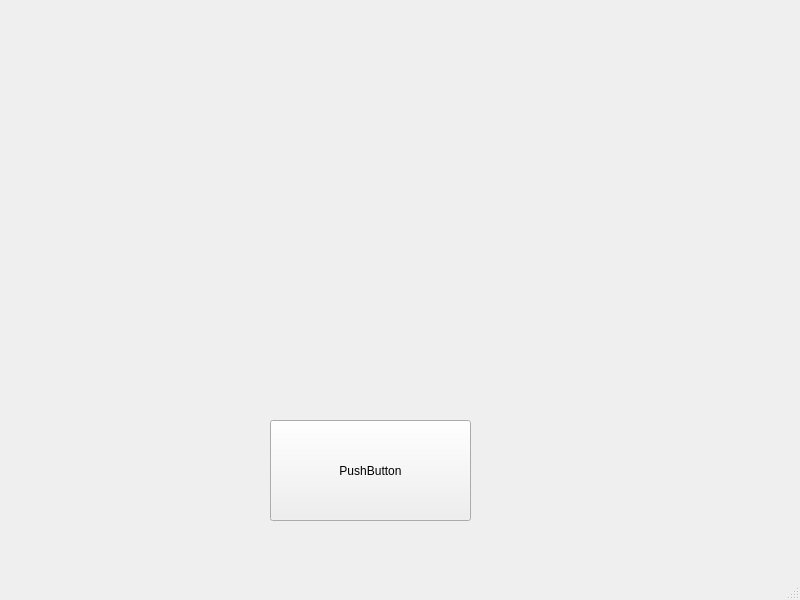
<?xml version="1.0" encoding="UTF-8"?>
<ui version="4.0">
 <class>Calibration</class>
 <widget class="QMainWindow" name="Calibration">
  <property name="geometry">
   <rect>
    <x>0</x>
    <y>0</y>
    <width>800</width>
    <height>600</height>
   </rect>
  </property>
  <property name="windowTitle">
   <string>MainWindow</string>
  </property>
  <widget class="QWidget" name="centralwidget">
   <widget class="QPushButton" name="Calibrate">
    <property name="geometry">
     <rect>
      <x>270</x>
      <y>420</y>
      <width>201</width>
      <height>101</height>
     </rect>
    </property>
    <property name="text">
     <string>PushButton</string>
    </property>
   </widget>
  </widget>
  <widget class="QMenuBar" name="menubar">
   <property name="geometry">
    <rect>
     <x>0</x>
     <y>0</y>
     <width>800</width>
     <height>26</height>
    </rect>
   </property>
  </widget>
  <widget class="QStatusBar" name="statusbar"/>
 </widget>
 <resources/>
 <connections/>
</ui>
